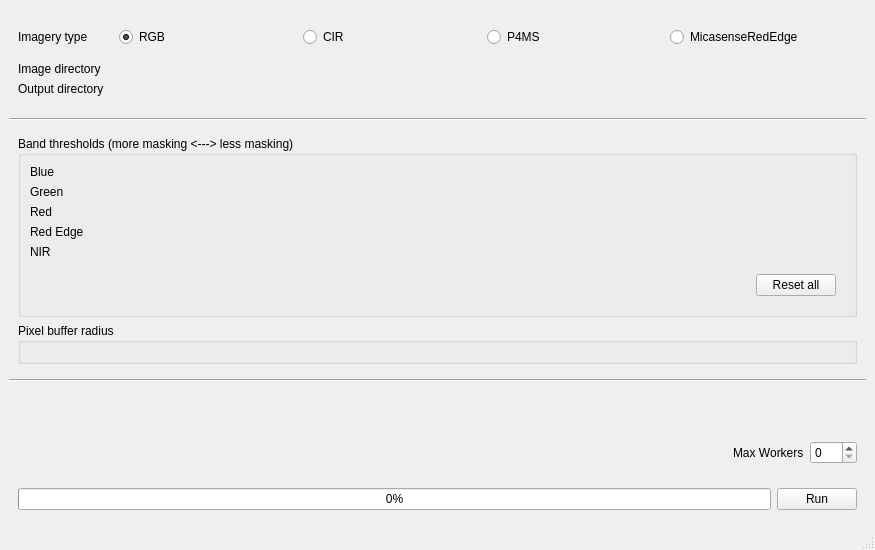
<?xml version="1.0" encoding="UTF-8"?>
<ui version="4.0">
 <class>MainWindow</class>
 <widget class="QMainWindow" name="MainWindow">
  <property name="geometry">
   <rect>
    <x>0</x>
    <y>0</y>
    <width>875</width>
    <height>550</height>
   </rect>
  </property>
  <property name="windowTitle">
   <string>GlintMaskGenerator</string>
  </property>
  <widget class="QWidget" name="centralwidget">
   <layout class="QVBoxLayout" name="verticalLayout_4">
    <item>
     <widget class="QFrame" name="frame_13">
      <layout class="QGridLayout" name="gridLayout">
       <item row="1" column="1">
        <widget class="QWidget" name="widget_5" native="true">
         <property name="sizePolicy">
          <sizepolicy hsizetype="MinimumExpanding" vsizetype="Preferred">
           <horstretch>0</horstretch>
           <verstretch>0</verstretch>
          </sizepolicy>
         </property>
         <layout class="QHBoxLayout" name="horizontalLayout_4">
          <item>
           <widget class="QRadioButton" name="img_type_rgb_radio">
            <property name="text">
             <string>RGB</string>
            </property>
            <property name="checked">
             <bool>true</bool>
            </property>
           </widget>
          </item>
          <item>
           <widget class="QRadioButton" name="img_type_cir_radio">
            <property name="text">
             <string>CIR</string>
            </property>
           </widget>
          </item>
          <item>
           <widget class="QRadioButton" name="img_type_p4ms_radio">
            <property name="text">
             <string>P4MS</string>
            </property>
           </widget>
          </item>
          <item>
           <widget class="QRadioButton" name="img_type_micasense_radio">
            <property name="text">
             <string>MicasenseRedEdge</string>
            </property>
           </widget>
          </item>
         </layout>
        </widget>
       </item>
       <item row="2" column="0">
        <widget class="QLabel" name="label_3">
         <property name="sizePolicy">
          <sizepolicy hsizetype="Minimum" vsizetype="Preferred">
           <horstretch>0</horstretch>
           <verstretch>0</verstretch>
          </sizepolicy>
         </property>
         <property name="text">
          <string>Image directory</string>
         </property>
        </widget>
       </item>
       <item row="3" column="1">
        <widget class="DirectoryPath" name="mask_dir_w" native="true">
         <property name="sizePolicy">
          <sizepolicy hsizetype="MinimumExpanding" vsizetype="Preferred">
           <horstretch>0</horstretch>
           <verstretch>0</verstretch>
          </sizepolicy>
         </property>
        </widget>
       </item>
       <item row="1" column="0">
        <widget class="QLabel" name="label_2">
         <property name="sizePolicy">
          <sizepolicy hsizetype="Minimum" vsizetype="Preferred">
           <horstretch>0</horstretch>
           <verstretch>0</verstretch>
          </sizepolicy>
         </property>
         <property name="text">
          <string>Imagery type</string>
         </property>
        </widget>
       </item>
       <item row="2" column="1">
        <widget class="DirectoryPath" name="img_dir_w" native="true">
         <property name="sizePolicy">
          <sizepolicy hsizetype="MinimumExpanding" vsizetype="Preferred">
           <horstretch>0</horstretch>
           <verstretch>0</verstretch>
          </sizepolicy>
         </property>
        </widget>
       </item>
       <item row="3" column="0">
        <widget class="QLabel" name="label_4">
         <property name="sizePolicy">
          <sizepolicy hsizetype="Minimum" vsizetype="Preferred">
           <horstretch>0</horstretch>
           <verstretch>0</verstretch>
          </sizepolicy>
         </property>
         <property name="text">
          <string>Output directory</string>
         </property>
        </widget>
       </item>
      </layout>
     </widget>
    </item>
    <item>
     <spacer name="verticalSpacer">
      <property name="orientation">
       <enum>Qt::Vertical</enum>
      </property>
      <property name="sizeHint" stdset="0">
       <size>
        <width>20</width>
        <height>40</height>
       </size>
      </property>
     </spacer>
    </item>
    <item>
     <widget class="Line" name="line">
      <property name="orientation">
       <enum>Qt::Horizontal</enum>
      </property>
     </widget>
    </item>
    <item>
     <widget class="QStackedWidget" name="parameters_stack">
      <property name="enabled">
       <bool>true</bool>
      </property>
      <property name="layoutDirection">
       <enum>Qt::LeftToRight</enum>
      </property>
      <property name="currentIndex">
       <number>0</number>
      </property>
      <widget class="QWidget" name="threshold_params_widget">
       <layout class="QVBoxLayout" name="verticalLayout_5">
        <item>
         <widget class="QGroupBox" name="groupBox_3">
          <property name="title">
           <string>Band thresholds (more masking &lt;---&gt; less masking)</string>
          </property>
          <layout class="QGridLayout" name="gridLayout_2">
           <item row="7" column="2">
            <widget class="QWidget" name="widget_4" native="true">
             <layout class="QHBoxLayout" name="horizontalLayout_5">
              <item>
               <spacer name="horizontalSpacer_2">
                <property name="orientation">
                 <enum>Qt::Horizontal</enum>
                </property>
                <property name="sizeHint" stdset="0">
                 <size>
                  <width>40</width>
                  <height>20</height>
                 </size>
                </property>
               </spacer>
              </item>
              <item>
               <widget class="QPushButton" name="reset_thresholds_btn">
                <property name="text">
                 <string>Reset all</string>
                </property>
               </widget>
              </item>
             </layout>
            </widget>
           </item>
           <item row="6" column="0">
            <widget class="QLabel" name="label_15">
             <property name="text">
              <string>NIR</string>
             </property>
             <property name="buddy">
              <cstring>nir_thresh_w</cstring>
             </property>
            </widget>
           </item>
           <item row="0" column="0">
            <widget class="QLabel" name="label_13">
             <property name="text">
              <string>Blue</string>
             </property>
             <property name="buddy">
              <cstring>blue_thresh_w</cstring>
             </property>
            </widget>
           </item>
           <item row="1" column="0">
            <widget class="QLabel" name="label_14">
             <property name="text">
              <string>Green</string>
             </property>
             <property name="buddy">
              <cstring>green_thresh_w</cstring>
             </property>
            </widget>
           </item>
           <item row="6" column="2">
            <widget class="ThresholdCtrl" name="nir_thresh_w" native="true"/>
           </item>
           <item row="2" column="2">
            <widget class="ThresholdCtrl" name="red_thresh_w" native="true"/>
           </item>
           <item row="4" column="2">
            <widget class="ThresholdCtrl" name="rededge_thresh_w" native="true"/>
           </item>
           <item row="0" column="2">
            <widget class="ThresholdCtrl" name="blue_thresh_w" native="true"/>
           </item>
           <item row="4" column="0">
            <widget class="QLabel" name="label_5">
             <property name="text">
              <string>Red Edge</string>
             </property>
             <property name="buddy">
              <cstring>rededge_thresh_w</cstring>
             </property>
            </widget>
           </item>
           <item row="2" column="0">
            <widget class="QLabel" name="label_16">
             <property name="text">
              <string>Red</string>
             </property>
             <property name="buddy">
              <cstring>red_thresh_w</cstring>
             </property>
            </widget>
           </item>
           <item row="1" column="2">
            <widget class="ThresholdCtrl" name="green_thresh_w" native="true"/>
           </item>
          </layout>
         </widget>
        </item>
        <item>
         <widget class="QGroupBox" name="groupBox_12">
          <property name="title">
           <string>Pixel buffer radius</string>
          </property>
          <layout class="QHBoxLayout" name="horizontalLayout_19">
           <item>
            <widget class="BufferCtrl" name="pixel_buffer_w" native="true"/>
           </item>
          </layout>
         </widget>
        </item>
       </layout>
      </widget>
      <widget class="QWidget" name="ratio_params_widget">
       <layout class="QVBoxLayout" name="verticalLayout_2">
        <item>
         <widget class="QGroupBox" name="groupBox">
          <property name="title">
           <string>GroupBox</string>
          </property>
         </widget>
        </item>
        <item>
         <widget class="QGroupBox" name="groupBox_2">
          <property name="title">
           <string>GroupBox</string>
          </property>
         </widget>
        </item>
       </layout>
      </widget>
     </widget>
    </item>
    <item>
     <widget class="Line" name="line_2">
      <property name="orientation">
       <enum>Qt::Horizontal</enum>
      </property>
     </widget>
    </item>
    <item>
     <spacer name="verticalSpacer_2">
      <property name="orientation">
       <enum>Qt::Vertical</enum>
      </property>
      <property name="sizeHint" stdset="0">
       <size>
        <width>20</width>
        <height>76</height>
       </size>
      </property>
     </spacer>
    </item>
    <item>
     <widget class="QWidget" name="widget_3" native="true">
      <layout class="QHBoxLayout" name="horizontalLayout_3">
       <item>
        <spacer name="horizontalSpacer">
         <property name="orientation">
          <enum>Qt::Horizontal</enum>
         </property>
         <property name="sizeHint" stdset="0">
          <size>
           <width>805</width>
           <height>20</height>
          </size>
         </property>
        </spacer>
       </item>
       <item>
        <widget class="QLabel" name="label_6">
         <property name="text">
          <string>Max Workers</string>
         </property>
         <property name="buddy">
          <cstring>max_workers_spinbox</cstring>
         </property>
        </widget>
       </item>
       <item>
        <widget class="QSpinBox" name="max_workers_spinbox">
         <property name="minimum">
          <number>0</number>
         </property>
         <property name="maximum">
          <number>100</number>
         </property>
         <property name="singleStep">
          <number>1</number>
         </property>
        </widget>
       </item>
      </layout>
     </widget>
    </item>
    <item>
     <widget class="QWidget" name="widget_14" native="true">
      <layout class="QHBoxLayout" name="horizontalLayout_10">
       <item>
        <widget class="QProgressBar" name="progress_bar">
         <property name="maximum">
          <number>100</number>
         </property>
         <property name="value">
          <number>0</number>
         </property>
        </widget>
       </item>
       <item>
        <widget class="QPushButton" name="run_btn">
         <property name="text">
          <string>Run</string>
         </property>
        </widget>
       </item>
      </layout>
     </widget>
    </item>
   </layout>
  </widget>
  <widget class="QStatusBar" name="statusbar"/>
 </widget>
 <customwidgets>
  <customwidget>
   <class>ThresholdCtrl</class>
   <extends>QWidget</extends>
   <header>src/widgets/threshold_ctrl.h</header>
   <container>1</container>
  </customwidget>
  <customwidget>
   <class>DirectoryPath</class>
   <extends>QWidget</extends>
   <header>src/widgets/directory_path.h</header>
   <container>1</container>
  </customwidget>
  <customwidget>
   <class>BufferCtrl</class>
   <extends>QWidget</extends>
   <header>src/widgets/buffer_ctrl.h</header>
   <container>1</container>
  </customwidget>
 </customwidgets>
 <tabstops>
  <tabstop>img_type_rgb_radio</tabstop>
  <tabstop>img_type_p4ms_radio</tabstop>
  <tabstop>img_type_micasense_radio</tabstop>
  <tabstop>run_btn</tabstop>
 </tabstops>
 <resources/>
 <connections/>
 <slots>
  <slot>img_dir_btn_clicked()</slot>
  <slot>mask_dir_btn_clicked()</slot>
  <slot>run_btn_clicked()</slot>
  <slot>preview_btn_clicked()</slot>
  <slot>update_method_params()</slot>
  <slot>reset_thresholds()</slot>
  <slot>enable_available_thresholds()</slot>
 </slots>
</ui>
